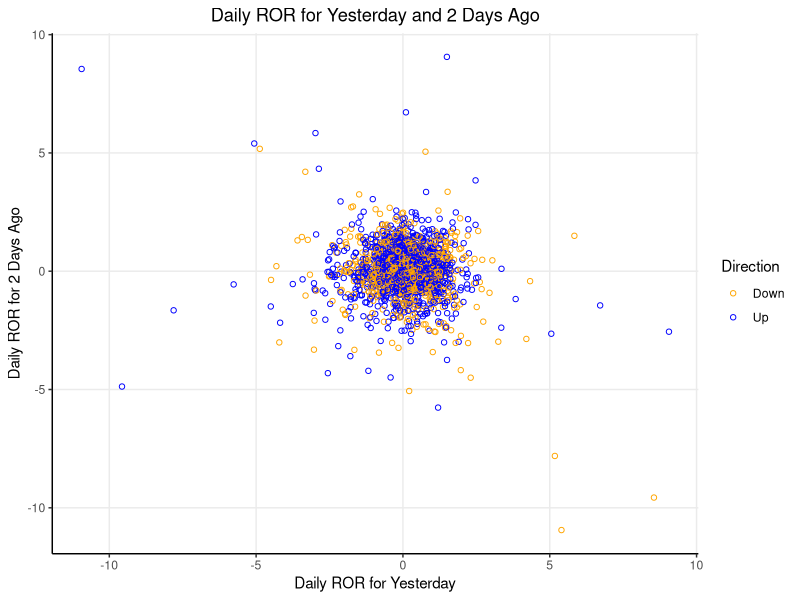

This figure's R source: (Note: this script raises an error after producing the figure.)
library(class)
library(ggplot2)
library(reshape2)

#----Step 1: Import Stock Data ------------------------------------------------#

#import stock data from CSV file format
train <- read.csv("./Stock/SPY_train.csv")
test <- read.csv("./Stock/SPY_test.csv")

full <- read.csv("./Stock/SPY_full.csv")


#----Step 2: Check for Missing Values -----------------------------------------#
print(sum(is.na(train)))
print(sum(is.na(test)))

# should still do proper data cleaning, 
# but data cleaning was done in the CSV generator

#----Step 3: Some Visuals------------------------------------------------------#

#Scatter Plot of lag1 vs lag2
ggplot(full, aes(lag1, lag2))+
  geom_point(shape = 1, aes(color=direction))+
  scale_color_manual(values = c("Up" = "blue", "Down"="orange"))+
  ggtitle("Daily ROR for Yesterday and 2 Days Ago")+
  xlab("Daily ROR for Yesterday")+ 
  ylab("Daily ROR for 2 Days Ago")+
  labs(color = "Direction")+
  theme_classic()+
  theme(plot.title = element_text(hjust = 0.5),
        panel.grid.major = element_line())

#----Step 4(a): Data Setup (Non-Normalized)------------------------------------#

#create training variables
train.X = cbind(train$lag1,train$lag2)
train.Y = as.factor(train$direction)

#create testing variables
test.X = cbind(test$lag1,test$lag2)
test.Y = as.factor(test$direction)

#empty vector for non-normalized results
results <- c()

#test k of 1 to √(n)
for (i in 1:round(sqrt(nrow(train)))){
  knn.pred=knn(train.X,test.X,train.Y,k=i)
  a = table(knn.pred,test.Y)
  results <- append(results,(a[1,1]+a[2,2])/sum(a))
} 

#----Normalization Methods-----------------------------------------------------#
# Stock returns are assumed to follow a normal distribution,
# with a center around 0%.
# These should have little to no effect on performance

#----Step 4(b): Data Setup (Z-Score)-------------------------------------------#

#standardize train and test x values
z.train.X <- scale(train.X, center = TRUE, scale = TRUE)
z.test.X <- scale(test.X, center = TRUE, scale = TRUE)

# y values are binary, don't touch

#empty vector for standardized results
results.z <- c()

#test k of 1 to √(n)
for (i in 1:round(sqrt(nrow(train)))){
  knn.pred=knn(z.train.X, z.test.X, train.Y, k=i)
  a = table(knn.pred, test.Y)
  results.z <- append(results.z,(a[1,1]+a[2,2])/sum(a))
} 

#----Step 4(c): Data Setup (scaling)-------------------------------------------#

#scale train and test x values
scaled.train.X <- (train.X-min(train.X))/(max(train.X)-min(train.X))
scaled.test.X <- (test.X-min(test.X))/(max(test.X)-min(test.X))

# y values are binary, don't touch

#empty vector for scaled results
results.scaled <- c()

#test k of 1 to √(n)
for (i in 1:round(sqrt(nrow(train)))){
  knn.pred = knn(scaled.train.X, scaled.test.X, train.Y, k=i)
  a = table(knn.pred,test.Y)
  results.scaled <- append(results.scaled,(a[1,1]+a[2,2])/sum(a))
} 

#----Step 5: Visualize Results-------------------------------------------------#

df.results <- data.frame(base = results, stand = results.z, scale = results.scaled)

df.results$K <- as.numeric(row.names(df.results))

df.results <- df.results[,c(4,1,2,3)]

df.results <- melt(df.results ,  id.vars = 'K', variable.name = 'series')

ggplot(df.results, aes(K,value,color=variable))+
  geom_point(shape = 1, size = 2)+
  geom_line(linetype = 1)+
  ggtitle("Accuracy by K-Value for KNN")+
  xlab("K-Value")+ 
  ylab("Accuracy")+
  labs(color = "Data methods")+
  theme_classic()+
  theme(plot.title = element_text(hjust = 0.5),
        panel.grid.major = element_line())

#----Step 6: Predict Tomorrow -------------------------------------------------#
(train.X-min(train.X))/(max(train.X)-min(train.X))
sta.full <- full[,8:10]
sta.full <- (sta.full-min(sta.full))/(max(sta.full)-min(sta.full))

sta.x <- cbind(sta.full$lag1,sta.full$lag2)

tomorrow <- cbind(tail(sta.full$daily_ror,1),tail(sta.full$lag1,1))
  
knn.pred = knn(sta.x, tomorrow, as.factor(full$direction), k=8)
